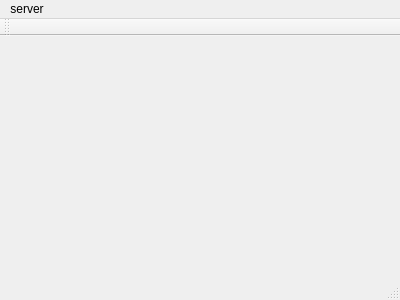
<?xml version="1.0" encoding="UTF-8"?>
<ui version="4.0">
 <class>Server</class>
 <widget class="QMainWindow" name="Server">
  <property name="geometry">
   <rect>
    <x>0</x>
    <y>0</y>
    <width>400</width>
    <height>300</height>
   </rect>
  </property>
  <property name="windowTitle">
   <string>Server</string>
  </property>
  <widget class="QWidget" name="centralWidget"/>
  <widget class="QMenuBar" name="menuBar">
   <property name="geometry">
    <rect>
     <x>0</x>
     <y>0</y>
     <width>400</width>
     <height>25</height>
    </rect>
   </property>
   <widget class="QMenu" name="menuServer">
    <property name="title">
     <string>server</string>
    </property>
   </widget>
   <addaction name="menuServer"/>
  </widget>
  <widget class="QToolBar" name="mainToolBar">
   <attribute name="toolBarArea">
    <enum>TopToolBarArea</enum>
   </attribute>
   <attribute name="toolBarBreak">
    <bool>false</bool>
   </attribute>
  </widget>
  <widget class="QStatusBar" name="statusBar"/>
 </widget>
 <layoutdefault spacing="6" margin="11"/>
 <resources/>
 <connections/>
</ui>
